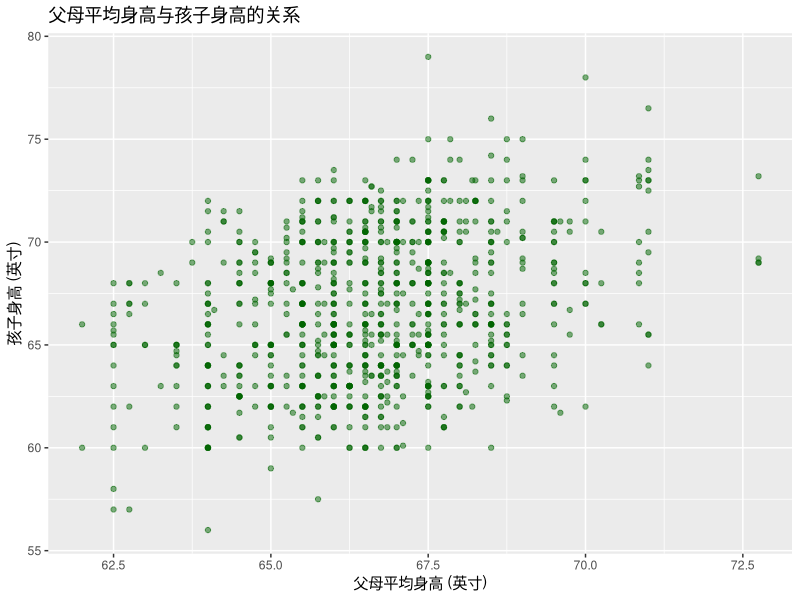

R code for this plot:
# ==================================================
# 应用回归分析：一元线性回归案例
# 高尔顿家族身高数据：父母平均身高预测所有孩子身高
# ==================================================

# 加载所需包
library(tidyverse)   # 包含 dplyr, ggplot2, tidyr 等

# 1. 读取数据
galton = read_csv("galtonfamiliesall.csv") 
head(galton) # 查看部分数据，了解数据

# 2. 数据清洗与准备
#    - 计算父母平均身高 MidParent
#    - 重命名部分变量
galton_aug = galton %>%
  mutate(MidParent = (Father + Mother) / 2) %>%   # 计算父母平均身高
  rename(Gender = Child)
head(galton_aug)

# 查看数据摘要
galton_aug %>%
  summarise(
    n = n(),
    mean_height = mean(Height),
    sd_height = sd(Height),
    mean_midparent = mean(MidParent),
    sd_midparent = sd(MidParent)
  )

# 3. 绘制散点图 + 回归线
ggplot(galton_aug, aes(x = MidParent, y = Height)) +
  geom_point(alpha = 0.5, color = "darkgreen") +          # 散点（半透明避免重叠）
  labs(
    title = "父母平均身高与孩子身高的关系",
    x = "父母平均身高 (英寸)",
    y = "孩子身高 (英寸)"
  ) 

# 4. 计算相关系数
cor(galton_aug$MidParent, galton_aug$Height)

# 5. 拟合一元线性回归模型
model = lm(Height ~ MidParent, data = galton_aug)

# 6. 查看模型结果
summary(model)

model$coefficients

model$residuals

model$fitted.values

# 7. 输出诊断图像
